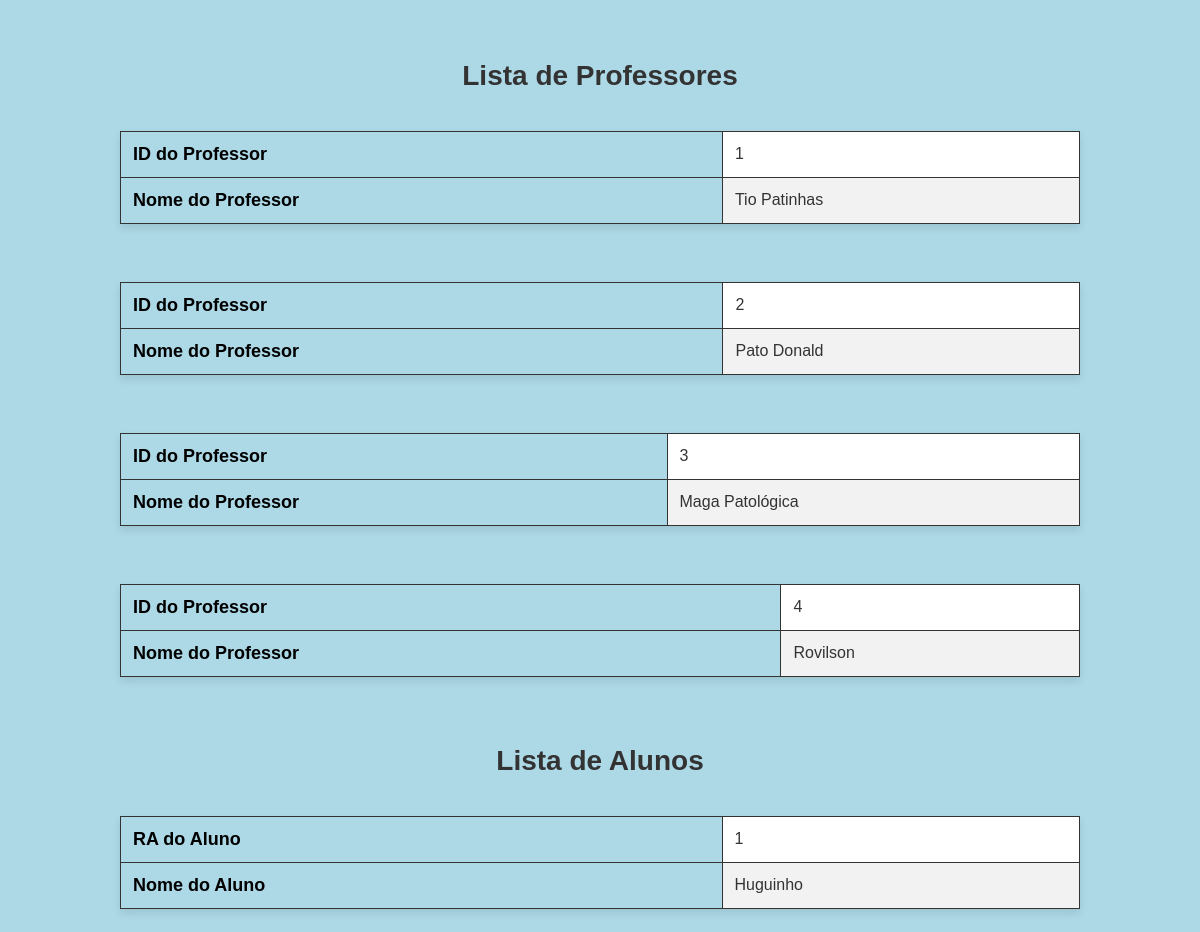
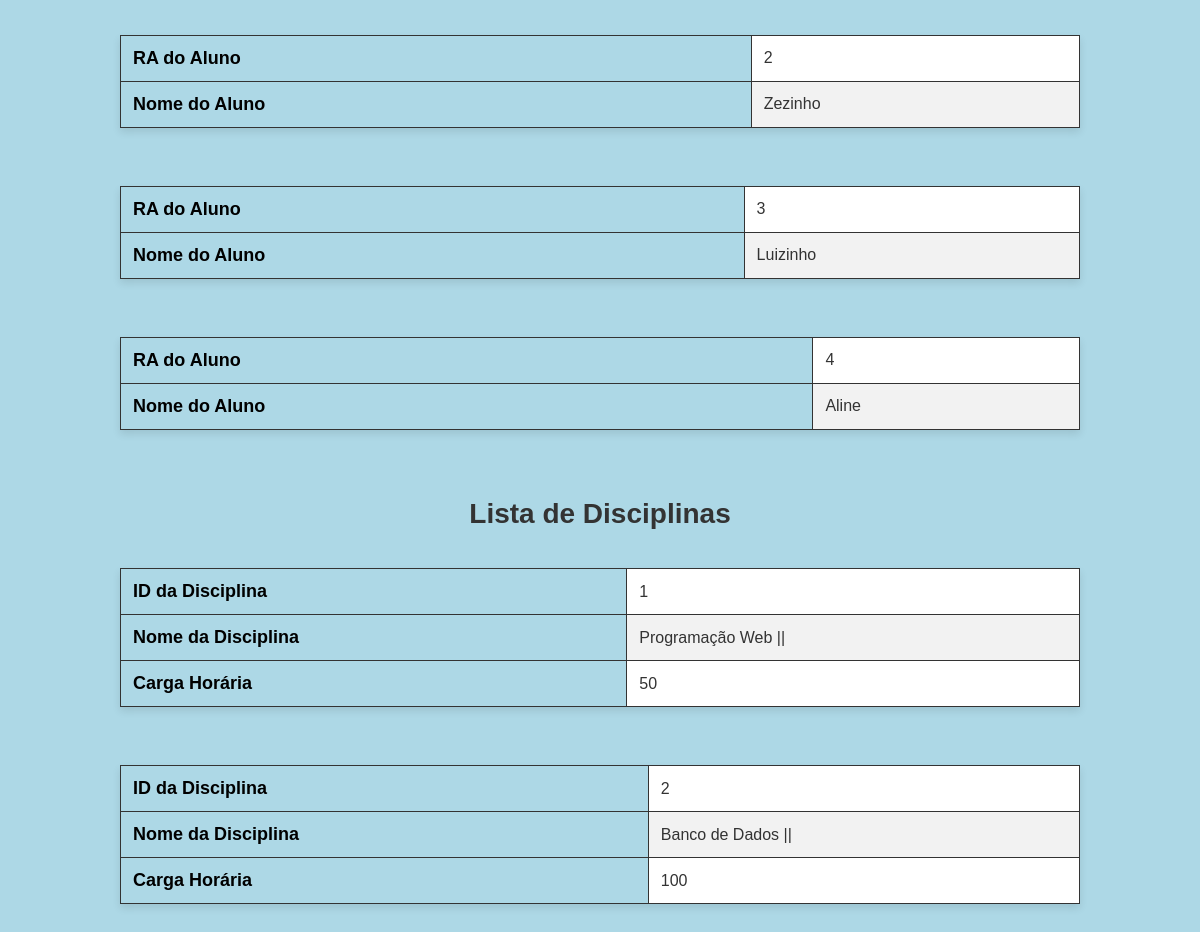
Page /conFormatado.php on the committed database (2 pictures, top to bottom).
### tables this page shows
CREATE TABLE `tbprofessor` (
  `idProfessor` int(11) NOT NULL,
  `nomeProfessor` varchar(100) DEFAULT NULL
);

CREATE TABLE `tbaluno` (
  `ra` int(11) NOT NULL,
  `nomeAluno` varchar(100) DEFAULT NULL
);

CREATE TABLE `tbdisciplinas` (
  `idDisciplina` int(11) NOT NULL,
  `nomeDisciplina` varchar(50) DEFAULT NULL,
  `cargaHoraria` varchar(10) DEFAULT NULL
);

### conFormatado.php (the view, shortened to what this page needs)
<!DOCTYPE html>
<html lang="pt-br">
<head>
</head>
<body>
<div class="container">
	<h1>Lista de Professores</h1>
	<?php
		require_once('conn.php');
		$sql = mysqli_query($conn, "SELECT * FROM tbprofessor");
		while ($linha = mysqli_fetch_array($sql)) {
			$id = $linha['idProfessor'];
			$nome = $linha['nomeProfessor'];
			echo "<table>";
			echo "<tr><th>ID do Professor</th><td>$id</td></tr>";
			echo "<tr><th>Nome do Professor</th><td>$nome</td></tr>";
			echo "</table><br>";
		}
	?>
	<h1>Lista de Alunos</h1>
	<?php
		$sql = mysqli_query($conn, "SELECT * FROM tbaluno");
		while ($linha = mysqli_fetch_array($sql)) {
			$id = $linha['ra'];
			$nome = $linha['nomeAluno'];
			echo "<table>";
			echo "<tr><th>RA do Aluno</th><td>$id</td></tr>";
			echo "<tr><th>Nome do Aluno</th><td>$nome</td></tr>";
			echo "</table><br>";
		}
	?>
	<h1>Lista de Disciplinas</h1>
	<?php
		$sql = mysqli_query($conn, "SELECT * FROM tbdisciplinas");
		while ($linha = mysqli_fetch_array($sql)) {
			$id = $linha['idDisciplina'];
			$nome = $linha['nomeDisciplina'];
			$ch = $linha['cargaHoraria'];
			echo "<table>";
			echo "<tr><th>ID da Disciplina</th><td>$id</td></tr>";
			echo "<tr><th>Nome da Disciplina</th><td>$nome</td></tr>";
			echo "<tr><th>Carga Horária</th><td>$ch</td></tr>";
			echo "</table><br>";
		}
	?>
</div>
</body>
</html>

### conFormatado.php (style rules this page uses)
body { font-family: Arial, sans-serif; background-color: #ADD8E6; color: #333; text-align: center; margin: 0; padding: 0; }
h1 { color: #333; font-size: 28px; margin-top: 30px; }
table { margin: 20px auto; border-collapse: collapse; width: 80%; background-color: white; box-shadow: 0 4px 8px rgba(0, 0, 0, 0.1); }
th, td { padding: 12px; border: 1px solid #333; text-align: left; }
th { background-color: #ADD8E6; color: black; font-size: 18px; }
tr:nth-child(even) { background-color: #f2f2f2; }
.container { display: flex; flex-direction: column; align-items: center; justify-content: center; padding-top: 30px; }

### rows in the picture
tbprofessor: idProfessor "1", nomeProfessor "Tio Patinhas"
tbprofessor: idProfessor "2", nomeProfessor "Pato Donald"
tbprofessor: idProfessor "3", nomeProfessor "Maga Patológica"
tbprofessor: idProfessor "4", nomeProfessor "Rovilson"
tbaluno: ra "1", nomeAluno "Huguinho"
tbaluno: ra "2", nomeAluno "Zezinho"
tbaluno: ra "3", nomeAluno "Luizinho"
tbaluno: ra "4", nomeAluno "Aline"
tbdisciplinas: idDisciplina "1", nomeDisciplina "Programação Web ||", cargaHoraria "50"
tbdisciplinas: idDisciplina "2", nomeDisciplina "Banco de Dados ||", cargaHoraria "100"
